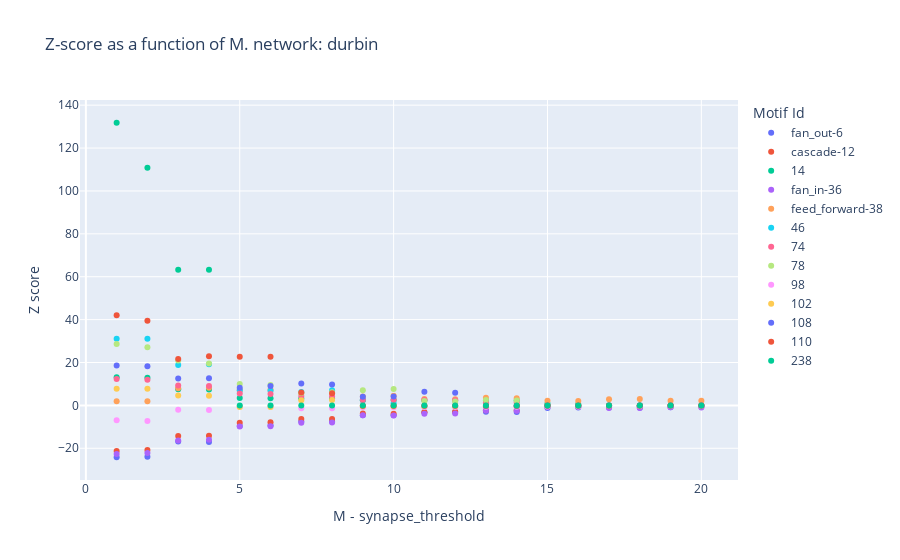

The code cell stored with this chart in its notebook:
### Code cell
read_z_scores_as_func_of_m('durbin')

### Figure 1 — Plotly figure (JSON) as saved in the notebook; plotly's stock layout.template omitted (floating-point values rounded to 4 significant figures)
{"data": [{"hovertemplate": "Motif Id=fan_out-6<br>M - synapse_threshold=%{x}<br>Z score=%{y}<extra></extra>", "legendgroup": "fan_out-6", "marker": {"color": "#636efa", "symbol": "circle"}, "mode": "markers", "name": "fan_out-6", "orientation": "v", "showlegend": true, "type": "scatter", "x": [1, 10, 11, 12, 13, 14, 15, 16, 17, 18, 19, 2, 20, 3, 4, 5, 6, 7, 8, 9], "xaxis": "x", "y": [-24.18, -4.546, -3.174, -3.083, -2.981, -3.055, -1.251, -1.039, -0.9602, -1.07, -0.8191, -23.96, -0.6713, -16.85, -17.04, -9.601, -9.266, -7.513, -7.457, -4.631], "yaxis": "y"}, {"hovertemplate": "Motif Id=cascade-12<br>M - synapse_threshold=%{x}<br>Z score=%{y}<extra></extra>", "legendgroup": "cascade-12", "marker": {"color": "#EF553B", "symbol": "circle"}, "mode": "markers", "name": "cascade-12", "orientation": "v", "showlegend": true, "type": "scatter", "x": [1, 10, 11, 12, 13, 14, 15, 16, 17, 18, 19, 2, 20, 3, 4, 5, 6, 7, 8, 9], "xaxis": "x", "y": [-21.22, -3.877, -3.146, -2.999, -2.226, -2.298, -0.6103, -0.4603, -0.2364, -0.2272, -0.147, -20.81, -0.1084, -14.28, -14.15, -8.053, -7.806, -6.396, -6.311, -3.81], "yaxis": "y"}, {"hovertemplate": "Motif Id=14<br>M - synapse_threshold=%{x}<br>Z score=%{y}<extra></extra>", "legendgroup": "14", "marker": {"color": "#00cc96", "symbol": "circle"}, "mode": "markers", "name": "14", "orientation": "v", "showlegend": true, "type": "scatter", "x": [1, 10, 11, 12, 13, 14, 15, 16, 17, 18, 19, 2, 20, 3, 4, 5, 6, 7, 8, 9], "xaxis": "x", "y": [13.17, 2.528, 2.367, 2.256, 2.245, 2.274, 0.7151, 0.5496, -0.3383, -0.3472, -0.2929, 12.93, -0.3247, 7.495, 7.397, 3.504, 3.281, 3.204, 3.182, 2.403], "yaxis": "y"}, {"hovertemplate": "Motif Id=fan_in-36<br>M - synapse_threshold=%{x}<br>Z score=%{y}<extra></extra>", "legendgroup": "fan_in-36", "marker": {"color": "#ab63fa", "symbol": "circle"}, "mode": "markers", "name": "fan_in-36", "orientation": "v", "showlegend": true, "type": "scatter", "x": [1, 10, 11, 12, 13, 14, 15, 16, 17, 18, 19, 2, 20, 3, 4, 5, 6, 7, 8, 9], "xaxis": "x", "y": [-22.62, -4.662, -3.945, -3.809, -2.402, -2.479, -0.7536, -0.6007, -1.266, -1.249, -0.9198, -22.23, -0.9421, -16.38, -16.0, -9.847, -9.724, -8.149, -7.949, -4.617], "yaxis": "y"}, {"hovertemplate": "Motif Id=feed_forward-38<br>M - synapse_threshold=%{x}<br>Z score=%{y}<extra></extra>", "legendgroup": "feed_forward-38", "marker": {"color": "#FFA15A", "symbol": "circle"}, "mode": "markers", "name": "feed_forward-38", "orientation": "v", "showlegend": true, "type": "scatter", "x": [1, 10, 11, 12, 13, 14, 15, 16, 17, 18, 19, 2, 20, 3, 4, 5, 6, 7, 8, 9], "xaxis": "x", "y": [1.959, 4.473, 2.958, 2.886, 3.595, 3.317, 2.142, 2.092, 2.867, 2.948, 2.114, 1.902, 2.127, 8.023, 8.194, 7.229, 7.237, 5.74, 5.751, 4.098], "yaxis": "y"}, {"hovertemplate": "Motif Id=46<br>M - synapse_threshold=%{x}<br>Z score=%{y}<extra></extra>", "legendgroup": "46", "marker": {"color": "#19d3f3", "symbol": "circle"}, "mode": "markers", "name": "46", "orientation": "v", "showlegend": true, "type": "scatter", "x": [1, 10, 11, 12, 13, 14, 15, 16, 17, 18, 19, 2, 20, 3, 4, 5, 6, 7, 8, 9], "xaxis": "x", "y": [31.11, 0.9621, -0.4586, -0.4417, -0.341, -0.3552, -0.2317, -0.2532, -0.09693, -0.06723, -0.07089, 31.09, -0.0898, 18.81, 19.17, 6.967, 6.84, 6.25, 7.01, 2.551], "yaxis": "y"}, {"hovertemplate": "Motif Id=74<br>M - synapse_threshold=%{x}<br>Z score=%{y}<extra></extra>", "legendgroup": "74", "marker": {"color": "#FF6692", "symbol": "circle"}, "mode": "markers", "name": "74", "orientation": "v", "showlegend": true, "type": "scatter", "x": [1, 10, 11, 12, 13, 14, 15, 16, 17, 18, 19, 2, 20, 3, 4, 5, 6, 7, 8, 9], "xaxis": "x", "y": [12.36, 2.588, 2.556, 2.455, 1.351, 1.391, -0.02655, -0.1165, -0.3782, -0.3811, -0.3259, 11.98, -0.3395, 9.231, 8.99, 5.55, 5.34, 4.324, 4.164, 2.466], "yaxis": "y"}, {"hovertemplate": "Motif Id=78<br>M - synapse_threshold=%{x}<br>Z score=%{y}<extra></extra>", "legendgroup": "78", "marker": {"color": "#B6E880", "symbol": "circle"}, "mode": "markers", "name": "78", "orientation": "v", "showlegend": true, "type": "scatter", "x": [1, 10, 11, 12, 13, 14, 15, 16, 17, 18, 19, 2, 20, 3, 4, 5, 6, 7, 8, 9], "xaxis": "x", "y": [28.64, 7.686, 2.012, 1.853, 2.459, 2.246, -0.167, -0.206, -0.04477, 0, -0.03164, 27.06, 0, 20.94, 19.51, 10.03, 9.454, 5.832, 6.128, 7.119], "yaxis": "y"}, {"hovertemplate": "Motif Id=98<br>M - synapse_threshold=%{x}<br>Z score=%{y}<extra></extra>", "legendgroup": "98", "marker": {"color": "#FF97FF", "symbol": "circle"}, "mode": "markers", "name": "98", "orientation": "v", "showlegend": true, "type": "scatter", "x": [1, 10, 11, 12, 13, 14, 15, 16, 17, 18, 19, 2, 20, 3, 4, 5, 6, 7, 8, 9], "xaxis": "x", "y": [-6.975, -0.8097, -0.7496, -0.7574, -0.6651, -0.6836, -0.4885, -0.4863, -0.207, -0.2402, -0.1818, -7.321, -0.1534, -2.079, -2.129, -0.6789, -0.6398, -1.307, -1.31, -0.8637], "yaxis": "y"}, {"hovertemplate": "Motif Id=102<br>M - synapse_threshold=%{x}<br>Z score=%{y}<extra></extra>", "legendgroup": "102", "marker": {"color": "#FECB52", "symbol": "circle"}, "mode": "markers", "name": "102", "orientation": "v", "showlegend": true, "type": "scatter", "x": [1, 10, 11, 12, 13, 14, 15, 16, 17, 18, 19, 2, 20, 3, 4, 5, 6, 7, 8, 9], "xaxis": "x", "y": [7.726, -0.4267, -0.4045, -0.4055, -0.3759, -0.3722, -0.2647, -0.2418, -0.1005, -0.1148, -0.06723, 7.729, -0.1005, 4.583, 4.553, -0.764, -0.7975, 2.388, 2.512, -0.4148], "yaxis": "y"}, {"hovertemplate": "Motif Id=108<br>M - synapse_threshold=%{x}<br>Z score=%{y}<extra></extra>", "legendgroup": "108", "marker": {"color": "#636efa", "symbol": "circle"}, "mode": "markers", "name": "108", "orientation": "v", "showlegend": true, "type": "scatter", "x": [1, 10, 11, 12, 13, 14, 15, 16, 17, 18, 19, 2, 20, 3, 4, 5, 6, 7, 8, 9], "xaxis": "x", "y": [18.65, 4.155, 6.348, 5.913, -0.2532, -0.2842, -0.1697, -0.1701, -0.07769, -0.06337, -0.06337, 18.2, -0.04477, 12.54, 12.7, 8.175, 9.065, 10.21, 9.696, 4.034], "yaxis": "y"}, {"hovertemplate": "Motif Id=110<br>M - synapse_threshold=%{x}<br>Z score=%{y}<extra></extra>", "legendgroup": "110", "marker": {"color": "#EF553B", "symbol": "circle"}, "mode": "markers", "name": "110", "orientation": "v", "showlegend": true, "type": "scatter", "x": [1, 10, 11, 12, 13, 14, 15, 16, 17, 18, 19, 2, 20, 3, 4, 5, 6, 7, 8, 9], "xaxis": "x", "y": [42.06, -0.1505, -0.1315, -0.1465, -0.1148, -0.1148, -0.07769, -0.1005, 0, 0, 0, 39.49, 0, 21.65, 22.95, 22.68, 22.63, 6.004, 5.693, -0.1568], "yaxis": "y"}, {"hovertemplate": "Motif Id=238<br>M - synapse_threshold=%{x}<br>Z score=%{y}<extra></extra>", "legendgroup": "238", "marker": {"color": "#00cc96", "symbol": "circle"}, "mode": "markers", "name": "238", "orientation": "v", "showlegend": true, "type": "scatter", "x": [1, 10, 11, 12, 13, 14, 15, 16, 17, 18, 19, 2, 20, 3, 4, 5, 6, 7, 8, 9], "xaxis": "x", "y": [131.8, -0.03164, 0, 0, -0.03164, 0, 0, 0, 0, 0, 0, 110.8, 0, 63.25, 63.25, -0.03164, -0.03164, 0, 0, 0], "yaxis": "y"}], "layout": {"autosize": true, "legend": {"title": {"text": "Motif Id"}, "tracegroupgap": 0}, "title": {"text": "Z-score as a function of M. network: durbin"}, "xaxis": {"anchor": "y", "autorange": true, "domain": [0, 1], "range": [-0.1598, 21.16], "title": {"text": "M - synapse_threshold"}, "type": "linear"}, "yaxis": {"anchor": "x", "autorange": true, "domain": [0, 1], "range": [-37.05, 144.7], "title": {"text": "Z score"}, "type": "linear"}}}
